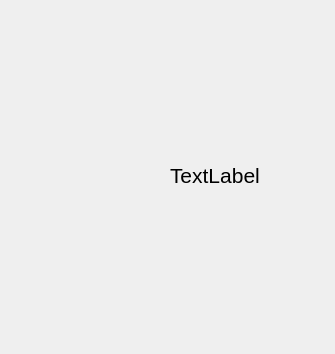
<?xml version="1.0" encoding="UTF-8"?>
<ui version="4.0">
 <class>Console</class>
 <widget class="QWidget" name="Console">
  <property name="geometry">
   <rect>
    <x>0</x>
    <y>0</y>
    <width>335</width>
    <height>354</height>
   </rect>
  </property>
  <property name="windowTitle">
   <string>Console</string>
  </property>
  <widget class="QLabel" name="label">
   <property name="geometry">
    <rect>
     <x>170</x>
     <y>150</y>
     <width>121</width>
     <height>51</height>
    </rect>
   </property>
   <property name="font">
    <font>
     <pointsize>16</pointsize>
    </font>
   </property>
   <property name="text">
    <string>TextLabel</string>
   </property>
  </widget>
 </widget>
 <resources/>
 <connections/>
</ui>
